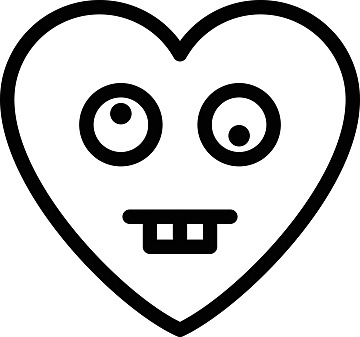
#> input picture advanced/image_segmentation_and_recognition/images/heart.jpg, 360 x 337 px
$ jupyter execute 2.image_segmentation_using_meanshift_algo.ipynb
#> lines starting #> are read from the running program, lines starting #| are printed output that depends on the picture; after the words box and inside, x2 and y2 are one past the last pixel; in counts of white or black regions, pixels touching at a corner belong together; long printed decimals are rounded
## Image Segmentation using Mean Shift Clustering
The use of mean shift clustering (MSC) in image segmentation is a well-known method in computer vision that divides an image into meaningful zones according to color and space.

### Mean Shift Clustering
Mean shift clustering is a method used to find clusters in data without specifying the number of clusters beforehand. Mean shift clustering is a non-parametric, reiterative algorithm that seeks to identify groups in a dataset by discovering the sharper peaks in a density function, when, unlike some clustering algorithms, it does not require a piece of prior knowledge on the number of categories.

### Why this clustering for image segmentation?
It is a non-parametric, unsupervised method that effectively identifies the modes or high-density regions of data, which correspond to the different segments in an image.  By iteratively shifting data points towards the average of points within a given window, mean shift clustering can discover arbitrarily shaped clusters without assuming a specific number of clusters beforehand. This makes it particularly suitable for image segmentation, where the goal is to partition the image into meaningful regions based on pixel intensity and color.

### Mean Shift Algorithm
`Given`: Distribution of $N$ pixels in feature space.
`Task`: Find modes(clusters) of the distribution.
`Clustering`:
1. Set $m_i = f_i$ as initial mean for each pixel $i$.
2. Repeat the following for each mean $m_i$:
    - Place window of size $W$ around $m_i$.
    - Compute Centroid $m$ within the window. Set $m_i = m$.
    - Stop if shift in mean $m_i$ is less than a threshold $e$. $m_i$ is the mode.
3. Label all pixels that have same mode as belonging to same cluster.

## Implementation

[cell 1]
import cv2
import numpy as np
import matplotlib.pyplot as plt
from sklearn.cluster import MeanShift, estimate_bandwidth

**Load the Image**

[cell 2]
# Load the image
image_path = './images/heart.jpg'
image = cv2.imread(image_path)
#> image is the input picture: shape (337, 360, 3); min 0, max 255, mean 200.8

# Check if the image was loaded successfully
if image is None:
    print(f"Error: Unable to load image at {image_path}")
else:
    # Convert the image to RGB
    image = cv2.cvtColor(image, cv2.COLOR_BGR2RGB)

**Convert the image from RGB to Lab color space for better clustering.**

[cell 3]
# Convert image to L*a*b* color space
lab_image = cv2.cvtColor(image, cv2.COLOR_RGB2LAB)
#> lab_image: shape (337, 360, 3); mean of channels 0, 1, 2 200.8, 128, 128

[cell 4]
# Flatten the image
flat_image = lab_image.reshape((-1, 3))

[cell 5]
flat_image.shape
#> Out = (121320, 3)

**Create Feature Space**
Create a feature space that includes the Lab* values and the (x, y) coordinates of each pixel.

[cell 6]
# Create the feature space [L, a, b, x, y]
height, width, _ = image.shape
#> height = 337; width = 360
x, y = np.meshgrid(np.arange(width), np.arange(height))
flat_image_with_coordinates = np.column_stack([flat_image, x.flatten(), y.flatten()])

[cell 7]
flat_image_with_coordinates.shape
#> Out = (121320, 5)

[cell 8]
#Estimate the bandwidth parameter for the Mean Shift algorithm
bandwidth = estimate_bandwidth(flat_image_with_coordinates, quantile=0.2, n_samples=500)
#> bandwidth = 147.9

[cell 9]
print(f"Estimated Bandwidth: {bandwidth}")
#| Estimated Bandwidth: 147.934

[cell 10]
# Perform Mean Shift clustering
mean_shift = MeanShift(bandwidth=bandwidth, bin_seeding=True)
mean_shift.fit(flat_image_with_coordinates)
labels = mean_shift.labels_

[cell 11]
# Reshape the labels to the original image shape
segmented_image = labels.reshape((height, width))
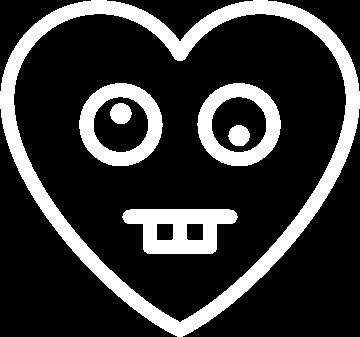
#> segmented_image: shape (337, 360) int64; values 0 (black) and 1 (white), 21.3% white; 6 white regions, box (x1, y1, x2, y2) and area: (0, 0, 360, 337) 15506, (122, 209, 238, 254) 3364, (79, 83, 163, 166) 3110, (197, 83, 281, 166) 3108, (110, 103, 132, 124) 358, (228, 125, 250, 146) 357

[cell 12]
segmented_image.shape
#> Out = (337, 360)

[cell 13]
segmented_image

[cell 14]
# Generate a colored segmented image
unique_labels = np.unique(labels)
#> unique_labels = [0, 1]
segmented_colors = np.random.randint(0, 255, size=(len(unique_labels), 3))
#> segmented_colors = [[172, 47, 117], [192, 67, 251]]
colored_segmented_image = segmented_colors[segmented_image]
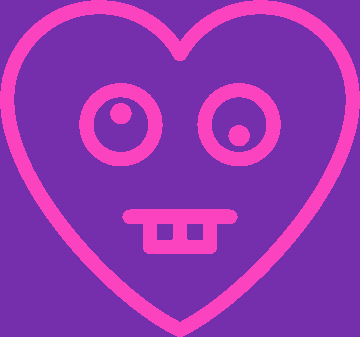
#> colored_segmented_image: shape (337, 360, 3) int64; mean of channels 0, 1, 2 176.3, 51.3, 145.5; drawn as B, G, R

[cell 15]
plt.imshow(colored_segmented_image)
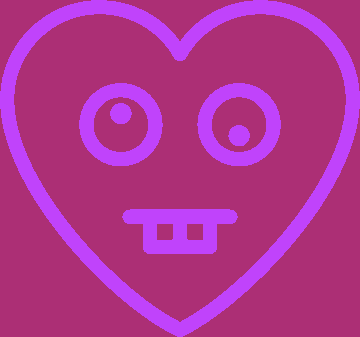
#> shown: shape (337, 360, 3); mean R, G, B 176.3, 51.3, 145.5

$ run again, with advanced/image_segmentation_and_recognition/images/man.jpg copied over advanced/image_segmentation_and_recognition/images/heart.jpg
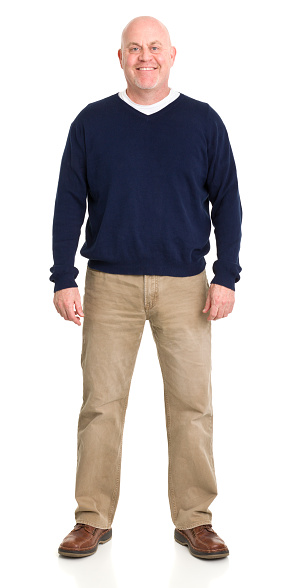
#> input picture advanced/image_segmentation_and_recognition/images/man.jpg, 294 x 588 px
#> image is the input picture: shape (588, 294, 3); mean B, G, R 194.9, 195.9, 201.4
#> lab_image: shape (588, 294, 3); mean of channels 0, 1, 2 198.9, 130.6, 128.8
#> bandwidth = 162
#| Estimated Bandwidth: 162.045
#> `segmented_image = labels.reshape((height, width))`:
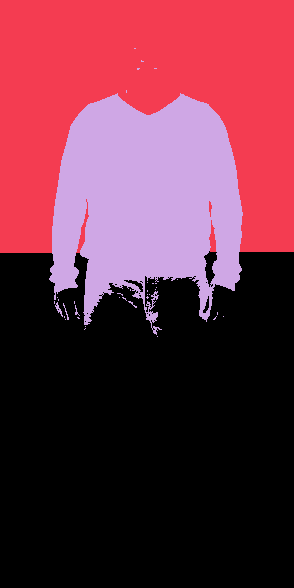
#> segmented_image: shape (588, 294) int64; 3 distinct labels, from 0 to 2; one colour per label, 0 black
#> unique_labels = [0, 1, 2]
#> segmented_colors = [[172, 47, 117], [192, 67, 251], [195, 103, 9]]
#> `[cell 15] plt.imshow(colored_segmented_image)`:
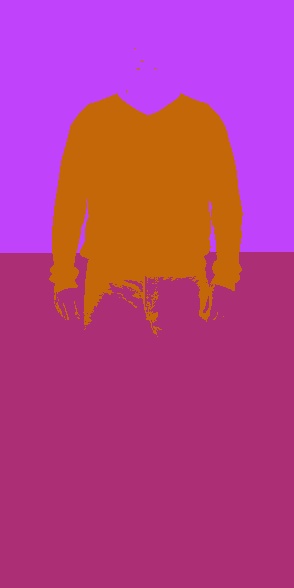
#> shown: shape (588, 294, 3); mean R, G, B 181.9, 63.1, 134.6
